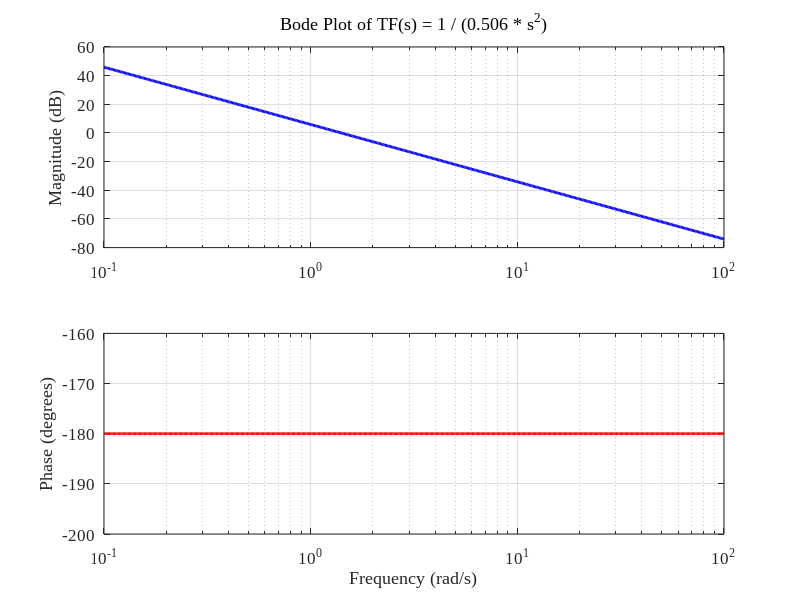
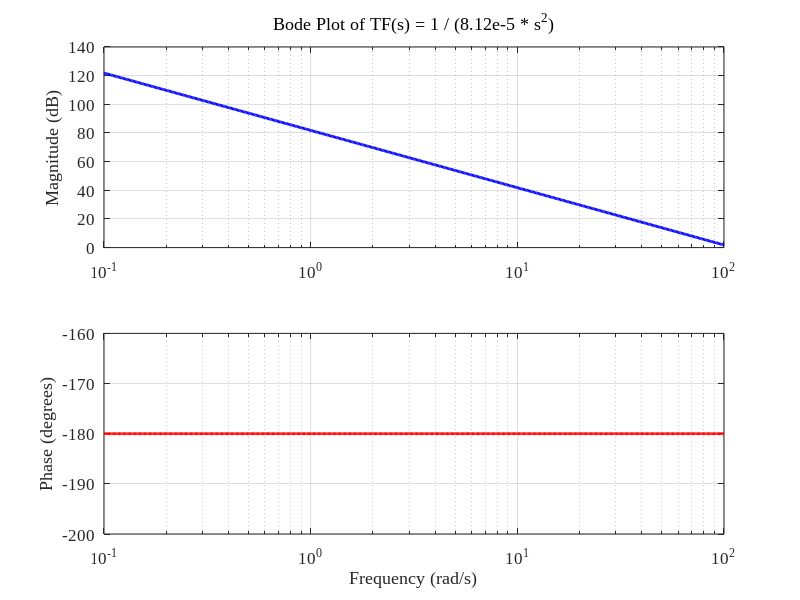
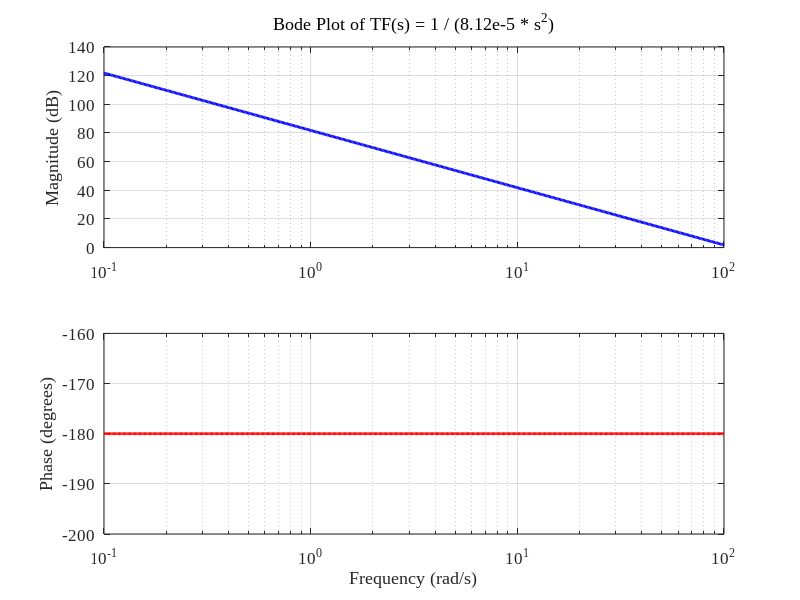
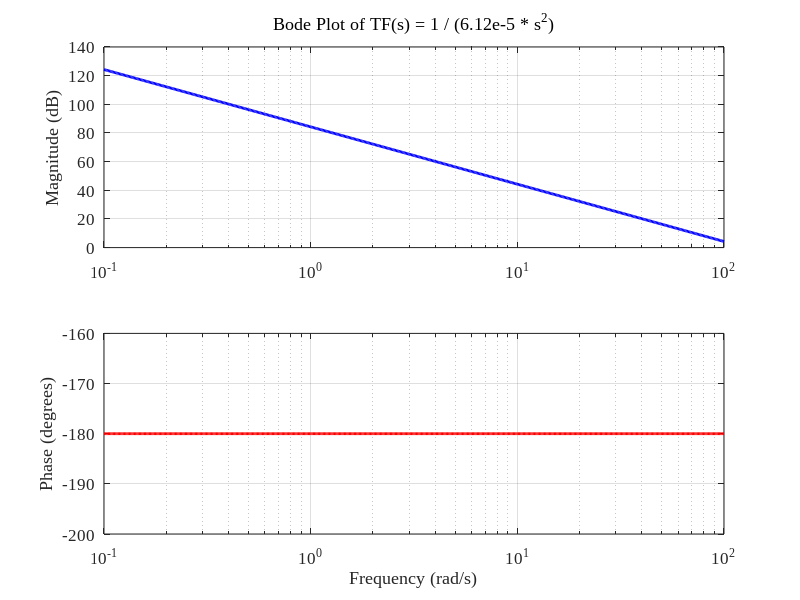

The MATLAB script that drew these images, in order:
close all;
clc
clear



m = 0.506;
Ixx = 8.12e-5;
Iyy = 8.12e-5;
Izz = 6.12e-5;

w = logspace(-1, 2, 500);   


mage = 20 * log10(1 ./ (m * w.^2));  % dB % magnitude of elevation
magr = 20 * log10(1 ./ (Ixx * w.^2));  % dB % magnitude of roll
magp = 20 * log10(1 ./ (Iyy * w.^2));  % dB % magnitude of pitch
magy = 20 * log10(1 ./ (Izz * w.^2));  % dB % magnitude of yaw

% phases for each frequencies
phase = -180 * ones(size(w));

% Elevation
figure;

% Magnitude plot 
subplot(2, 1, 1);
semilogx(w, mage, 'b', 'LineWidth', 2);
grid on;
ylabel('Magnitude (dB)', 'FontName', 'Times New Roman','FontSize', 12, 'FontWeight', 'normal');
title('Bode Plot of TF(s) = 1 / (0.506 * s^2)', 'FontName', 'Times New Roman','FontSize', 12, 'FontWeight', 'normal');
set(gca, 'FontName', 'Times New Roman','FontSize', 12, 'FontWeight', 'normal');  

% Phase plot )
subplot(2, 1, 2);
semilogx(w, phase, 'r', 'LineWidth', 2);
grid on;
xlabel('Frequency (rad/s)', 'FontName', 'Times New Roman','FontSize', 12, 'FontWeight', 'normal');
ylabel('Phase (degrees)', 'FontName', 'Times New Roman','FontSize', 12, 'FontWeight', 'normal');
set(gca, 'FontName', 'Times New Roman','FontSize', 12, 'FontWeight', 'normal');  

exportgraphics(gcf,'Bode_Plot_Elevation.png', 'Resolution', 300);

% Roll
figure;

% Magnitude plot 
subplot(2, 1, 1);
semilogx(w, magr, 'b', 'LineWidth', 2);
grid on;
ylabel('Magnitude (dB)', 'FontName', 'Times New Roman','FontSize', 12, 'FontWeight', 'normal');
title('Bode Plot of TF(s) = 1 / (8.12e-5 * s^2)', 'FontName', 'Times New Roman','FontSize', 12, 'FontWeight', 'normal');
set(gca, 'FontName', 'Times New Roman','FontSize', 12, 'FontWeight', 'normal');  

% Phase plot )
subplot(2, 1, 2);
semilogx(w, phase, 'r', 'LineWidth', 2);
grid on;
xlabel('Frequency (rad/s)', 'FontName', 'Times New Roman','FontSize', 12, 'FontWeight', 'normal');
ylabel('Phase (degrees)', 'FontName', 'Times New Roman','FontSize', 12, 'FontWeight', 'normal');
set(gca, 'FontName', 'Times New Roman','FontSize', 12, 'FontWeight', 'normal');  
exportgraphics(gcf,'Bode_Plot_Roll.png', 'Resolution', 300);

% Pitch
figure;
% Magnitude plot
subplot(2, 1, 1);
semilogx(w, magp, 'b', 'LineWidth', 2);
grid on;
ylabel('Magnitude (dB)', 'FontName', 'Times New Roman','FontSize', 12, 'FontWeight', 'normal');
title('Bode Plot of TF(s) = 1 / (8.12e-5 * s^2)', 'FontName', 'Times New Roman','FontSize', 12, 'FontWeight', 'normal');
set(gca, 'FontName', 'Times New Roman','FontSize', 12, 'FontWeight', 'normal');
% Phase plot )
subplot(2, 1, 2);
semilogx(w, phase, 'r', 'LineWidth', 2);
grid on;
xlabel('Frequency (rad/s)', 'FontName', 'Times New Roman','FontSize', 12, 'FontWeight', 'normal');
ylabel('Phase (degrees)', 'FontName', 'Times New Roman','FontSize', 12, 'FontWeight', 'normal');
set(gca, 'FontName', 'Times New Roman','FontSize', 12, 'FontWeight', 'normal');
exportgraphics(gcf,'Bode_Plot_Pitch.png', 'Resolution', 300);

% Yaw
figure;
% Magnitude plot
subplot(2, 1, 1);
semilogx(w, magy, 'b', 'LineWidth', 2);
grid on;
ylabel('Magnitude (dB)', 'FontName', 'Times New Roman','FontSize', 12, 'FontWeight', 'normal');
title('Bode Plot of TF(s) = 1 / (6.12e-5 * s^2)', 'FontName', 'Times New Roman','FontSize', 12, 'FontWeight', 'normal');
set(gca, 'FontName', 'Times New Roman','FontSize', 12, 'FontWeight', 'normal');
% Phase plot )
subplot(2, 1, 2);
semilogx(w, phase, 'r', 'LineWidth', 2);
grid on;
xlabel('Frequency (rad/s)', 'FontName', 'Times New Roman','FontSize', 12, 'FontWeight', 'normal');
ylabel('Phase (degrees)', 'FontName', 'Times New Roman','FontSize', 12, 'FontWeight', 'normal');
set(gca, 'FontName', 'Times New Roman','FontSize', 12, 'FontWeight', 'normal');
exportgraphics(gcf,'Bode_Plot_Yaw.png', 'Resolution', 300);


